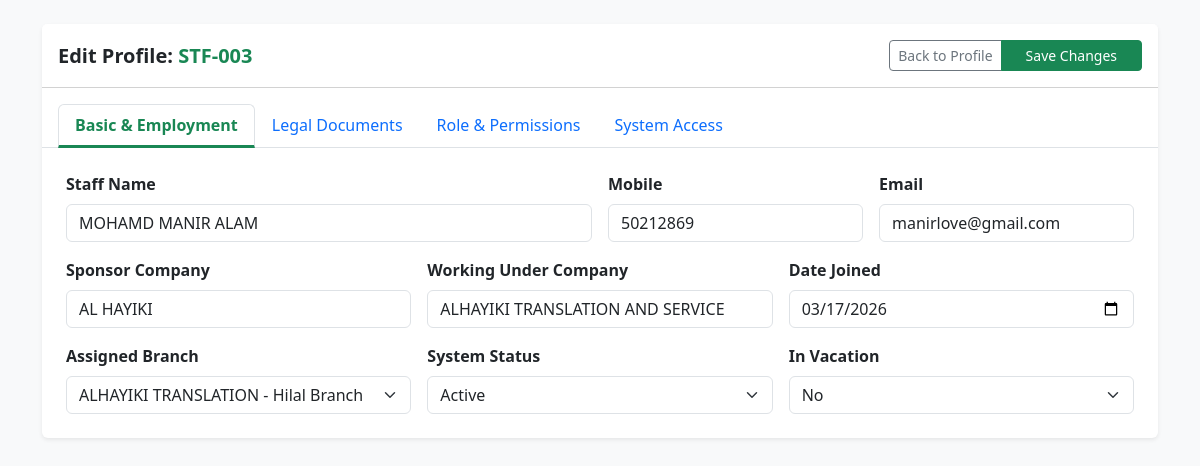
Page /edit_staff.php?id=10 (signed in) on the committed database.
### tables this page shows
CREATE TABLE `users` (
  `id` int(11) NOT NULL,
  `staff_profile_id` int(11) DEFAULT NULL,
  `username` varchar(50) DEFAULT NULL,
  `password` varchar(255) DEFAULT NULL,
  `full_name` varchar(150) DEFAULT NULL,
  `role` varchar(255) DEFAULT NULL,
  `branch_id` int(11) DEFAULT NULL,
  `permissions` text DEFAULT NULL,
  `account_status` enum('Active','Locked') DEFAULT 'Active',
  `last_login` datetime DEFAULT NULL
);

CREATE TABLE `staff_profiles` (
  `id` int(11) NOT NULL,
  `staff_id_code` varchar(20) NOT NULL,
  `full_name` varchar(150) NOT NULL,
  `mobile` varchar(20) DEFAULT NULL,
  `email` varchar(100) DEFAULT NULL,
  `sponsor_company` varchar(150) DEFAULT NULL,
  `working_under_company` varchar(150) DEFAULT NULL,
  `date_joined` date DEFAULT NULL,
  `branch_id` int(11) NOT NULL,
  `in_vacation` enum('Yes','No') DEFAULT 'No',
  `status` enum('Active','Inactive') DEFAULT 'Active',
  `qid_number` varchar(50) DEFAULT NULL,
  `qid_expiry` date DEFAULT NULL,
  `passport_number` varchar(50) DEFAULT NULL,
  `passport_expiry` date DEFAULT NULL,
  `created_at` timestamp NOT NULL DEFAULT current_timestamp(),
  `created_by` int(11) DEFAULT NULL
);

CREATE TABLE `branches` (
  `id` int(11) NOT NULL,
  `name` varchar(100) NOT NULL,
  `branch_code` varchar(20) DEFAULT NULL,
  `is_main_branch` tinyint(1) DEFAULT 0,
  `parent_company` varchar(100) DEFAULT NULL,
  `status` enum('Active','Inactive') DEFAULT 'Active',
  `landline` varchar(20) DEFAULT NULL,
  `mobile_numbers` text DEFAULT NULL,
  `emails` text DEFAULT NULL,
  `website` varchar(100) DEFAULT NULL,
  `area` varchar(100) DEFAULT NULL,
  `street_name` varchar(100) DEFAULT NULL,
  `building_number` varchar(20) DEFAULT NULL,
  `zone_number` varchar(20) DEFAULT NULL,
  `city` varchar(50) DEFAULT NULL,
  `country` varchar(50) DEFAULT 'State of Qatar',
  `po_box` varchar(20) DEFAULT NULL,
  `kahramaa_number` varchar(50) DEFAULT NULL,
  `water_number` varchar(50) DEFAULT NULL,
  `google_maps_link` text DEFAULT NULL,
  `legal_documents` longtext DEFAULT NULL CHECK (json_valid(`legal_documents`)),
  `manager_id` int(11) DEFAULT NULL,
  `cr_number` varchar(50) DEFAULT NULL,
  `cr_issue_date` date DEFAULT NULL,
  `cr_expiry_date` date DEFAULT NULL,
  `license_number` varchar(50) DEFAULT NULL,
  `license_expiry_date` date DEFAULT NULL,
  `fire_safety_number` varchar(50) DEFAULT NULL,
  `fire_safety_expiry` date DEFAULT NULL,
  `computer_card_number` varchar(50) DEFAULT NULL,
  `computer_card_expiry` date DEFAULT NULL,
  `chamber_number` varchar(50) DEFAULT NULL,
  `chamber_expiry` date DEFAULT NULL,
  `lease_number` varchar(50) DEFAULT NULL,
  `lease_expiry` date DEFAULT NULL,
  `created_at` timestamp NOT NULL DEFAULT current_timestamp()
);

### edit_staff.php (the view, shortened to what this page needs)
<?php
include 'db.php';
$staff_id = (int)$_GET['id'];
$user_roles = $_SESSION['roles'];
$is_super_admin = in_array('Super Admin', $user_roles);
$stmt = $pdo->prepare("
    SELECT s.*, u.username, u.role as assigned_roles, u.account_status, u.permissions, u.last_login
    FROM staff_profiles s
    LEFT JOIN users u ON s.id = u.staff_profile_id
    WHERE s.id = ?
");
$stmt->execute([$staff_id]);
$staff = $stmt->fetch();
$branches = $pdo->query("SELECT id, name FROM branches")->fetchAll();
?>
<!DOCTYPE html>
<html lang="en">
<head>
    <link href="https://cdn.jsdelivr.net/npm/bootstrap@5.3.0/dist/css/bootstrap.min.css" rel="stylesheet">
    <link href="https://cdn.jsdelivr.net/npm/select2@4.1.0-rc.0/dist/css/select2.min.css" rel="stylesheet" />
    <link rel="stylesheet" href="https://cdnjs.cloudflare.com/ajax/libs/font-awesome/6.0.0/css/all.min.css">
</head>
<body class="bg-light">
<div class="container py-4">
    <form action="update_staff_action.php" method="POST">
        <div class="card shadow-sm border-0">
            <div class="card-header bg-white py-3 d-flex justify-content-between align-items-center">
                <h5 class="mb-0 fw-bold">Edit Profile: <span class="text-success"><?= $staff['staff_id_code'] ?></span></h5>
                <div class="btn-group">
                    <a href="view_staff.php?id=<?= $staff_id ?>" class="btn btn-sm btn-outline-secondary">Back to Profile</a>
                    <button type="submit" class="btn btn-sm btn-success px-4">Save Changes</button>
                </div>
            </div>
            <ul class="nav nav-tabs px-3 mt-3" id="editTabs">
                <li class="nav-item"><a class="nav-link active" data-bs-toggle="tab" href="#sectionA">Basic & Employment</a></li>
                <li class="nav-item"><a class="nav-link" data-bs-toggle="tab" href="#sectionB">Legal Documents</a></li>
                <li class="nav-item"><a class="nav-link" data-bs-toggle="tab" href="#sectionC">Role & Permissions</a></li>
                <li class="nav-item"><a class="nav-link" data-bs-toggle="tab" href="#sectionD">System Access</a></li>
            </ul>
            <div class="tab-content p-4">
                <div class="tab-pane fade show active" id="sectionA">
                    <div class="row g-3">
                        <div class="col-md-6">
                            <label class="form-label fw-bold">Staff Name</label>
                            <input type="text" name="full_name" class="form-control" value="<?= $staff['full_name'] ?>" required>
                        </div>
                        <div class="col-md-3">
                            <label class="form-label fw-bold">Mobile</label>
                            <input type="text" name="mobile" class="form-control" value="<?= $staff['mobile'] ?>">
                        </div>
                        <div class="col-md-3">
                            <label class="form-label fw-bold">Email</label>
                            <input type="email" name="email" class="form-control" value="<?= $staff['email'] ?>" required>
                        </div>
                        <div class="col-md-4">
                            <label class="form-label fw-bold">Sponsor Company</label>
                            <input type="text" name="sponsor_company" class="form-control" value="<?= $staff['sponsor_company'] ?>">
                        </div>
                        <div class="col-md-4">
                            <label class="form-label fw-bold">Working Under Company</label>
                            <input type="text" name="working_under_company" class="form-control" value="<?= $staff['working_under_company'] ?>">
                        </div>
                        <div class="col-md-4">
                            <label class="form-label fw-bold">Date Joined</label>
                            <input type="date" name="date_joined" class="form-control" value="<?= $staff['date_joined'] ?>">
                        </div>
                        <div class="col-md-4">
                            <label class="form-label fw-bold">Assigned Branch</label>
                            <select name="branch_id" class="form-select" <?= !$is_super_admin ? 'disabled' : '' ?>>
                                <?php foreach($branches as $b): ?>
                                    <option value="<?= $b['id'] ?>" <?= $staff['branch_id'] == $b['id'] ? 'selected' : '' ?>><?= $b['name'] ?></option>
                                <?php endforeach; ?>
                            </select>
                        </div>
                        <div class="col-md-4">
                            <label class="form-label fw-bold">System Status</label>
                            <select name="status" class="form-select">
                                <option value="Active" <?= $staff['status'] == 'Active' ? 'selected' : '' ?>>Active</option>
                            </select>
                        </div>
                        <div class="col-md-4">
                            <label class="form-label fw-bold">In Vacation</label>
                            <select name="in_vacation" class="form-select">
                                <option value="No" <?= $staff['in_vacation'] == 'No' ? 'selected' : '' ?>>No</option>
                            </select>
                        </div>
                    </div>
                </div>
            </div>
        </div>
    </form>
</div>
</body>
</html>

### edit_staff.php (style rules this page uses)
.nav-tabs .nav-link.active { border-bottom: 3px solid #198754; color: #198754; font-weight: bold; }

### rows in the picture
users: staff_profile.staff_id_code "STF-003", full_name "MOHAMD MANIR ALAM", mobile "50212869", email "manirlove@gmail.com", sponsor_company "AL HAYIKI", working_under_company "ALHAYIKI TRANSLATION AND SERVICE", date_joined "03/17/2026"
staff_profiles: branch_id "ALHAYIKI TRANSLATION - Hilal Branch", status "Active", in_vacation "No"
